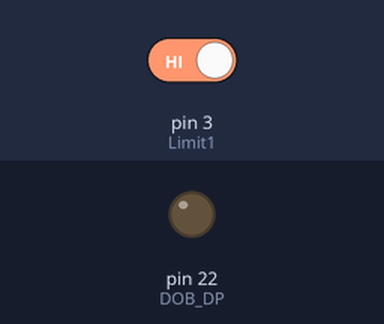
Simulated run of this sketch. Board: Arduino Mega 2560, built with avr-gcc and run on an emulated ATmega2560. Shown: output pins drawn as LEDs (lit = HIGH). The inputs (shaded band) are chosen by the test bench; at power-on: pin 3 (Limit1) HIGH. Pins used as bus, display or sensor lines are not drawn. At 15.1 s the program stops and its outputs stay as they are.

Above: at 0.1 s.
At 1.1 s:
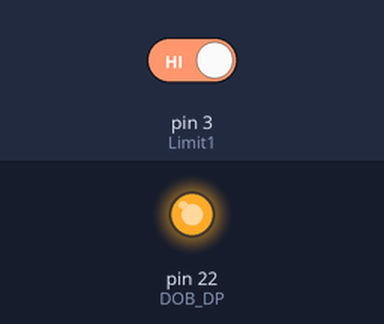
Timing chart, 0 to 2.6 s (numbered marks = the images above):
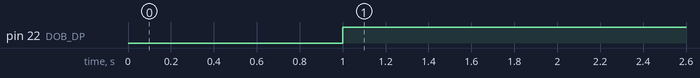

Measured:
- by itself, pin 22 (DOB_DP): LOW → HIGH at 1.0 s

The sketch:

Dobot_con_test.ino
```cpp
#define DOB_DP 22
#define DOB_SP 23
#define Limit1 3  //Limit switchs pins
int flag = 7;
void setup() {
  // put your setup code here, to run once:
 pinMode(DOB_SP ,OUTPUT);
    pinMode(DOB_DP,OUTPUT);
         pinMode(Limit1,INPUT_PULLUP);
     Serial.begin(9600);
}
int del=80;
void DobotHome()
{
   if(flag!=0)
    {
       while(digitalRead(Limit1)== 0)
      {
          digitalWrite(DOB_DP,LOW);
          digitalWrite(DOB_SP,HIGH);
          delayMicroseconds(800);
          digitalWrite(DOB_SP,LOW);
          delayMicroseconds(800);
      }
    }
   flag=0;
}
void dobotbin1()
{
  if(flag!=1)
  {
     for (int i =0; i<4510 ; i++)
      {
         digitalWrite(DOB_DP,HIGH);
         digitalWrite(DOB_SP,HIGH);
         delayMicroseconds(800);
         digitalWrite(DOB_SP,LOW);
         delayMicroseconds(800);
     }
  }
  flag=1;
}
void dobotbin2()
{
  if(flag!=2)
  {
  for (double i =0; i<2250; i++)
  {
    digitalWrite(DOB_DP,HIGH);
    digitalWrite(DOB_SP,HIGH);
    delayMicroseconds(800);
    digitalWrite(DOB_SP,LOW);
    delayMicroseconds(800);
  }
  }
   flag=2;

}
void dobotbin3()
{
  if(flag!=3)
  {

  for (double i =0; i<2250 ; i++)
  {

    digitalWrite(DOB_DP,HIGH);
    digitalWrite(DOB_SP,HIGH);
    delayMicroseconds(del);
    digitalWrite(DOB_SP,LOW);
    delayMicroseconds(del);
  }
  }
   flag=3;

}

void dobotbin23()
{
  if(flag!=3)
  {

  for (double i =0; i<29005; i++)    //29005
  {

    digitalWrite(DOB_DP,HIGH);
    digitalWrite(DOB_SP,HIGH);
    delayMicroseconds(del);
    digitalWrite(DOB_SP,LOW);
    delayMicroseconds(del);
  }
  }
   flag=3;

}

void loop() {
  // put your main code here, to run repeatedly:
  //Serial.println(digitalRead(Limit1));
  DobotHome();
  delay(1000);
    dobotbin3();
   delay(5000);
     dobotbin2();
   delay(5000);

  while(1);
}
```
